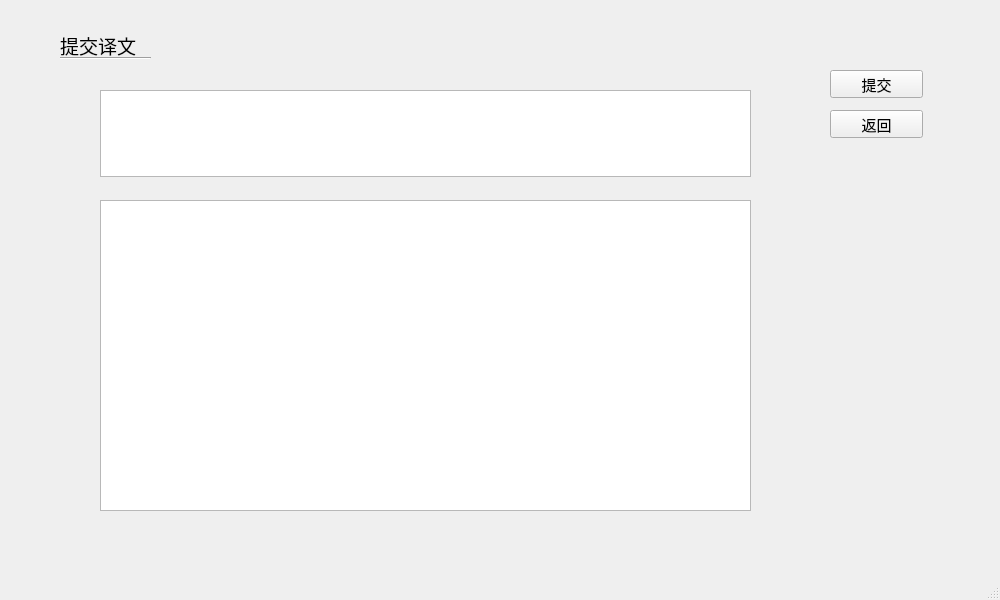
<?xml version="1.0" encoding="UTF-8"?>
<ui version="4.0">
 <class>SubmitTranslation</class>
 <widget class="QMainWindow" name="SubmitTranslation">
  <property name="geometry">
   <rect>
    <x>0</x>
    <y>0</y>
    <width>1000</width>
    <height>600</height>
   </rect>
  </property>
  <property name="windowTitle">
   <string>MainWindow</string>
  </property>
  <widget class="QWidget" name="centralwidget">
   <widget class="QLabel" name="label">
    <property name="geometry">
     <rect>
      <x>60</x>
      <y>30</y>
      <width>101</width>
      <height>31</height>
     </rect>
    </property>
    <property name="font">
     <font>
      <pointsize>14</pointsize>
     </font>
    </property>
    <property name="text">
     <string>提交译文</string>
    </property>
   </widget>
   <widget class="Line" name="line">
    <property name="geometry">
     <rect>
      <x>60</x>
      <y>50</y>
      <width>91</width>
      <height>16</height>
     </rect>
    </property>
    <property name="orientation">
     <enum>Qt::Horizontal</enum>
    </property>
   </widget>
   <widget class="QTableWidget" name="submitTable">
    <property name="geometry">
     <rect>
      <x>100</x>
      <y>200</y>
      <width>651</width>
      <height>311</height>
     </rect>
    </property>
   </widget>
   <widget class="QPlainTextEdit" name="srcSubText">
    <property name="geometry">
     <rect>
      <x>100</x>
      <y>90</y>
      <width>651</width>
      <height>87</height>
     </rect>
    </property>
   </widget>
   <widget class="QPushButton" name="submit">
    <property name="geometry">
     <rect>
      <x>830</x>
      <y>70</y>
      <width>93</width>
      <height>28</height>
     </rect>
    </property>
    <property name="font">
     <font>
      <pointsize>11</pointsize>
     </font>
    </property>
    <property name="text">
     <string>提交</string>
    </property>
   </widget>
   <widget class="QPushButton" name="return_2">
    <property name="geometry">
     <rect>
      <x>830</x>
      <y>110</y>
      <width>93</width>
      <height>28</height>
     </rect>
    </property>
    <property name="font">
     <font>
      <pointsize>11</pointsize>
     </font>
    </property>
    <property name="text">
     <string>返回</string>
    </property>
   </widget>
  </widget>
  <widget class="QMenuBar" name="menubar">
   <property name="geometry">
    <rect>
     <x>0</x>
     <y>0</y>
     <width>1000</width>
     <height>26</height>
    </rect>
   </property>
  </widget>
  <widget class="QStatusBar" name="statusbar"/>
 </widget>
 <resources/>
 <connections/>
</ui>
